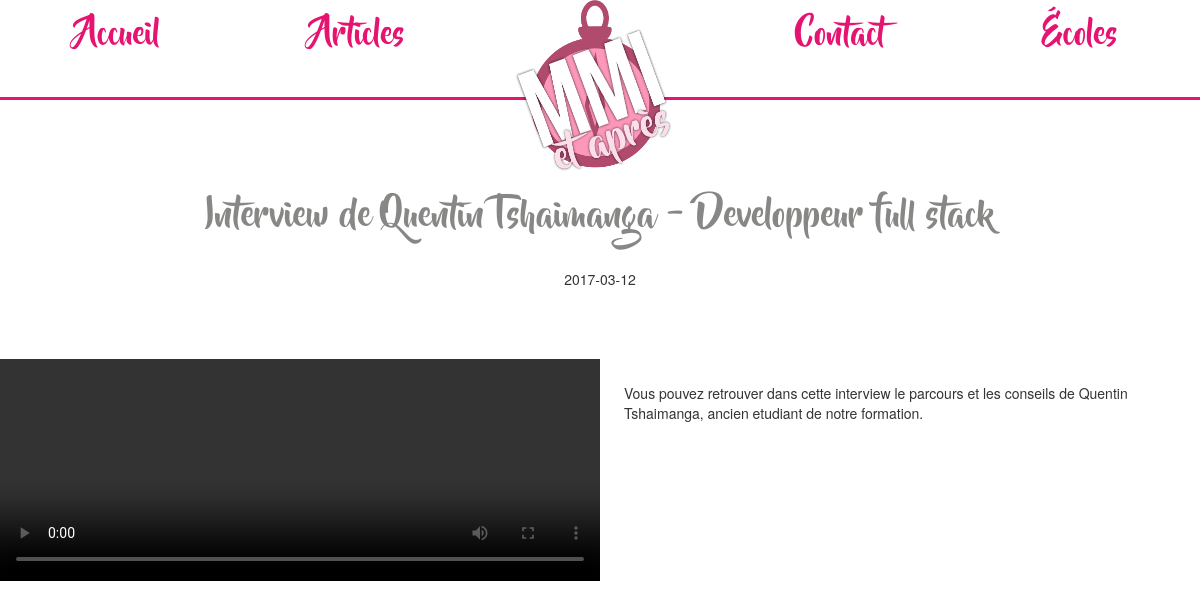
/affichage/articleseul.php?id=2, run on the app's committed database.
### tables this page shows
CREATE TABLE `article` (
  `id` int(255) NOT NULL,
  `date` date NOT NULL,
  `titre` text NOT NULL,
  `contenu_visuel` text,
  `contenu_video` text,
  `resume` varchar(255) DEFAULT NULL,
  `contenu_txt` text NOT NULL,
  `idTagDomaine` int(255) NOT NULL,
  `idTagMetier` int(255) NOT NULL,
  `idTagRegion` int(255) NOT NULL,
  `idAuteur` int(255) NOT NULL
);

### affichage/articleseul.php (the view, shortened to what this page needs)
<?php
include('header.php');
include("../divers/connexion.php");
?>
    <div class="container-fluid contenu-article">
        <?php
if(isset($_GET['id'])){
   $sql = "SELECT * FROM article WHERE id=?";
    $query = $pdo->prepare($sql);
    $query->execute(array($_GET['id']));
    while($line = $query->fetch()) {
         if(isset($line['contenu_video'])){
         echo' <h1 class="tittle-grey">'.$line['titre'].'</h1>
<p class="date">'.$line['date'].'</p>
<div class="contenu-article">
    <div class="row">
        <div class=" col-md-6">
         <video class="photo-video" width="400" height="222" controls="controls">
         <iframe width="560" height="315" src="'.$line['contenu_video'].'" frameborder="0" allowfullscreen></iframe>
 Ici l\'alternative à la vidéo : un lien de téléchargement, un message, etc.
    </video>
     </div>
        <div class="texte-article col-md-6">
            <p>'.$line['contenu_txt'].'</p>
        </div>
    </div>
</div>';
     }
    }
}
?>
    </div>

### css/style.css (style rules this page uses)
.date { text-align: center; }
.contenu-article { padding-top: 5%; }
.texte-article { padding: 2%; }
.tittle-grey { clear: both; text-align: center; color: #878786; padding: 20px; font-family: "Beyond The Mountains"; text-align: center; font-size: 2.5em; }
.photo-video { width: 100%; margin-right: auto; margin-left: auto; }

### data on the page
article: titre "Interview de Quentin Tshaimanga - Developpeur full stack", date "2017-03-12", contenu_txt "Vous pouvez retrouver dans cette interview le parcours et les conseils de Quentin Tshaimanga, ancien etudiant de notre formation."
